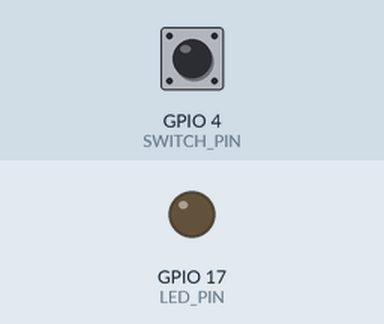
Recording of a program running on a simulated Raspberry Pi (BCM pin numbers). On the bench: output pins drawn as LEDs (lit = HIGH). The inputs (shaded band) are chosen by the test bench; at power-on: GPIO 4 (SWITCH_PIN) LOW. What the program prints to the terminal is not drawn.

Above: at 1.2 s.
1.3 s: GPIO 4 (SWITCH_PIN) pulled HIGH for 0.15 s
At 1.37 s:
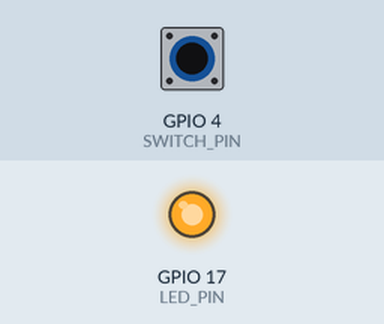
2.9 s: GPIO 4 (SWITCH_PIN) pulled HIGH for 3.2 s
At 7.1 s:
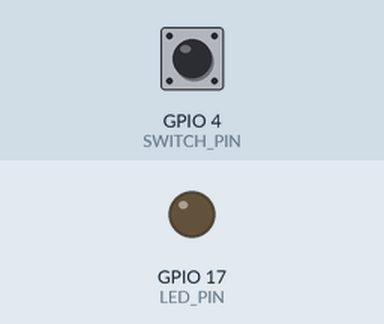
Timing chart, 0 to 8.6 s (numbered marks = the images above; inputs shaded):
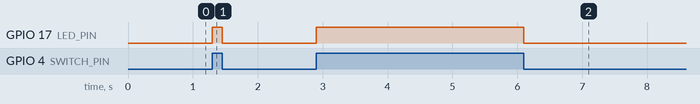

The program:

switch_led.py
```python
import RPi.GPIO as GPIO

LED_PIN = 17
SWITCH_PIN = 4

GPIO.setmode(GPIO.BCM)
GPIO.setup(LED_PIN, GPIO.OUT)
# 누르지 않았을 떄 0, 눌렀을 떄 : 2
GPIO.setup(SWITCH_PIN, GPIO.IN, pull_up_down = GPIO.PUD_DOWN)

try:
    while True:
        val = GPIO.input(SWITCH_PIN)
        print(val)
        GPIO.output(LED_PIN, val)
finally:
    GPIO.cleanup()
    print('cleanup and exit')
    
```

Measured:
- after the input at 1.3 s, GPIO 17 (LED_PIN): LOW → HIGH at once, → LOW 0.15 s later
- after the input at 2.9 s, GPIO 17 (LED_PIN): LOW → HIGH at once, → LOW 3.2 s later
